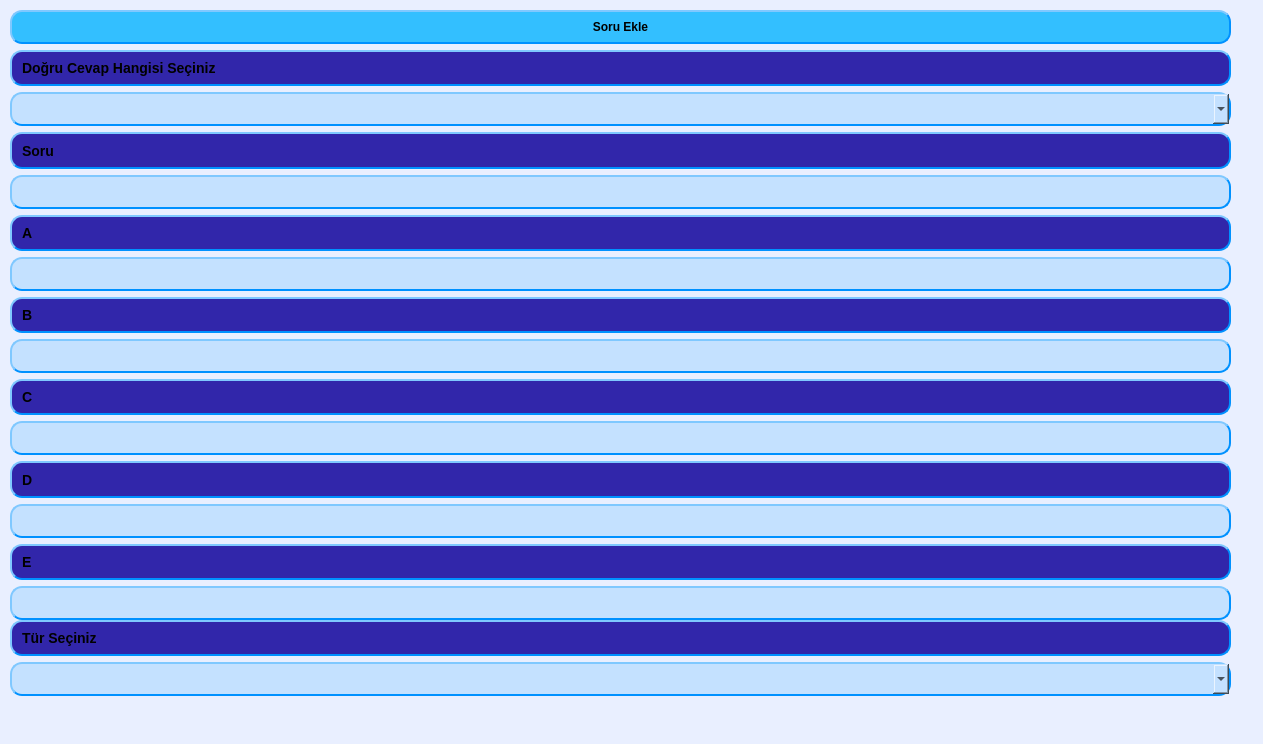
<?xml version="1.0" encoding="UTF-8"?>
<ui version="4.0">
 <class>WindowYSoruEkle</class>
 <widget class="QMainWindow" name="WindowYSoruEkle">
  <property name="geometry">
   <rect>
    <x>0</x>
    <y>0</y>
    <width>1263</width>
    <height>744</height>
   </rect>
  </property>
  <property name="minimumSize">
   <size>
    <width>1263</width>
    <height>744</height>
   </size>
  </property>
  <property name="maximumSize">
   <size>
    <width>1263</width>
    <height>744</height>
   </size>
  </property>
  <property name="windowTitle">
   <string>MainWindow</string>
  </property>
  <property name="styleSheet">
   <string notr="true">  background-color: rgb(233, 239, 255);
</string>
  </property>
  <widget class="QWidget" name="centralwidget">
   <widget class="QWidget" name="verticalLayoutWidget">
    <property name="geometry">
     <rect>
      <x>10</x>
      <y>10</y>
      <width>1221</width>
      <height>610</height>
     </rect>
    </property>
    <layout class="QVBoxLayout" name="verticalLayout">
     <item>
      <widget class="QPushButton" name="btSE_3">
       <property name="styleSheet">
        <string notr="true">    background-color: rgb(51, 191, 255);
    border-style: outset;
    border-width: 2px;
    border-radius: 12px;
    border-color: rgb(0, 145, 255);
    font: bold 12px;
    min-width: 10em;
    padding: 8px;</string>
       </property>
       <property name="text">
        <string>Soru Ekle</string>
       </property>
      </widget>
     </item>
     <item>
      <layout class="QVBoxLayout" name="verticalLayout_22">
       <item>
        <widget class="QLabel" name="labelTc_7">
         <property name="styleSheet">
          <string notr="true"> 	background-color: rgb(49, 38, 170);
    border-style: outset;
    border-width: 2px;
    border-radius: 12px;
    font: bold 14px;
    font-color:rgb(160, 246, 255);
    min-width: 7em;
    padding: 6px;
	border-color: rgb(0, 145, 255)</string>
         </property>
         <property name="text">
          <string>Doğru Cevap Hangisi Seçiniz</string>
         </property>
        </widget>
       </item>
       <item>
        <widget class="QComboBox" name="cbD">
         <property name="styleSheet">
          <string notr="true">    background-color: rgb(196, 225, 255);
    border-style: outset;
    border-width: 2px;
    border-radius: 12px;
    font: bold 14px;
    min-width: 7em;
    padding: 6px;
	border-color: rgb(0, 145, 255)</string>
         </property>
        </widget>
       </item>
      </layout>
     </item>
     <item>
      <layout class="QVBoxLayout" name="verticalLayout_21">
       <item>
        <widget class="QLabel" name="labelCep_15">
         <property name="styleSheet">
          <string notr="true"> 	background-color: rgb(49, 38, 170);
    border-style: outset;
    border-width: 2px;
    border-radius: 12px;
    font: bold 14px;
    font-color:rgb(160, 246, 255);
    min-width: 7em;
    padding: 6px;
	border-color: rgb(0, 145, 255)</string>
         </property>
         <property name="text">
          <string>Soru</string>
         </property>
        </widget>
       </item>
       <item>
        <widget class="QLineEdit" name="lineEdit">
         <property name="styleSheet">
          <string notr="true">    background-color: rgb(196, 225, 255);
    border-style: outset;
    border-width: 2px;
    border-radius: 12px;
    font: bold 14px;
    min-width: 7em;
    padding: 6px;
	border-color: rgb(0, 145, 255)</string>
         </property>
        </widget>
       </item>
      </layout>
     </item>
     <item>
      <layout class="QVBoxLayout" name="verticalLayout_16">
       <item>
        <widget class="QLabel" name="labelCep_10">
         <property name="styleSheet">
          <string notr="true"> 	background-color: rgb(49, 38, 170);
    border-style: outset;
    border-width: 2px;
    border-radius: 12px;
    font: bold 14px;
    font-color:rgb(160, 246, 255);
    min-width: 7em;
    padding: 6px;
	border-color: rgb(0, 145, 255)</string>
         </property>
         <property name="text">
          <string>A</string>
         </property>
        </widget>
       </item>
       <item>
        <widget class="QLineEdit" name="lineEdit_2">
         <property name="styleSheet">
          <string notr="true">    background-color: rgb(196, 225, 255);
    border-style: outset;
    border-width: 2px;
    border-radius: 12px;
    font: bold 14px;
    min-width: 7em;
    padding: 6px;
	border-color: rgb(0, 145, 255)</string>
         </property>
        </widget>
       </item>
      </layout>
     </item>
     <item>
      <layout class="QVBoxLayout" name="verticalLayout_20">
       <item>
        <widget class="QLabel" name="labelCep_14">
         <property name="styleSheet">
          <string notr="true"> 	background-color: rgb(49, 38, 170);
    border-style: outset;
    border-width: 2px;
    border-radius: 12px;
    font: bold 14px;
    font-color:rgb(160, 246, 255);
    min-width: 7em;
    padding: 6px;
	border-color: rgb(0, 145, 255)</string>
         </property>
         <property name="text">
          <string>B</string>
         </property>
        </widget>
       </item>
       <item>
        <widget class="QLineEdit" name="lineEdit_3">
         <property name="styleSheet">
          <string notr="true">    background-color: rgb(196, 225, 255);
    border-style: outset;
    border-width: 2px;
    border-radius: 12px;
    font: bold 14px;
    min-width: 7em;
    padding: 6px;
	border-color: rgb(0, 145, 255)</string>
         </property>
        </widget>
       </item>
      </layout>
     </item>
     <item>
      <layout class="QVBoxLayout" name="verticalLayout_19">
       <item>
        <widget class="QLabel" name="labelCep_13">
         <property name="styleSheet">
          <string notr="true"> 	background-color: rgb(49, 38, 170);
    border-style: outset;
    border-width: 2px;
    border-radius: 12px;
    font: bold 14px;
    font-color:rgb(160, 246, 255);
    min-width: 7em;
    padding: 6px;
	border-color: rgb(0, 145, 255)</string>
         </property>
         <property name="text">
          <string>C</string>
         </property>
        </widget>
       </item>
       <item>
        <widget class="QLineEdit" name="lineEdit_4">
         <property name="styleSheet">
          <string notr="true">    background-color: rgb(196, 225, 255);
    border-style: outset;
    border-width: 2px;
    border-radius: 12px;
    font: bold 14px;
    min-width: 7em;
    padding: 6px;
	border-color: rgb(0, 145, 255)</string>
         </property>
        </widget>
       </item>
      </layout>
     </item>
     <item>
      <layout class="QVBoxLayout" name="verticalLayout_17">
       <item>
        <widget class="QLabel" name="labelCep_11">
         <property name="styleSheet">
          <string notr="true"> 	background-color: rgb(49, 38, 170);
    border-style: outset;
    border-width: 2px;
    border-radius: 12px;
    font: bold 14px;
    font-color:rgb(160, 246, 255);
    min-width: 7em;
    padding: 6px;
	border-color: rgb(0, 145, 255)</string>
         </property>
         <property name="text">
          <string>D</string>
         </property>
        </widget>
       </item>
       <item>
        <widget class="QLineEdit" name="lineEdit_5">
         <property name="styleSheet">
          <string notr="true">    background-color: rgb(196, 225, 255);
    border-style: outset;
    border-width: 2px;
    border-radius: 12px;
    font: bold 14px;
    min-width: 7em;
    padding: 6px;
	border-color: rgb(0, 145, 255)</string>
         </property>
        </widget>
       </item>
      </layout>
     </item>
     <item>
      <layout class="QVBoxLayout" name="verticalLayout_14">
       <item>
        <widget class="QLabel" name="labelCep_9">
         <property name="styleSheet">
          <string notr="true"> 	background-color: rgb(49, 38, 170);
    border-style: outset;
    border-width: 2px;
    border-radius: 12px;
    font: bold 14px;
    font-color:rgb(160, 246, 255);
    min-width: 7em;
    padding: 6px;
	border-color: rgb(0, 145, 255)</string>
         </property>
         <property name="text">
          <string>E</string>
         </property>
        </widget>
       </item>
       <item>
        <widget class="QLineEdit" name="lineEdit_6">
         <property name="styleSheet">
          <string notr="true">    background-color: rgb(196, 225, 255);
    border-style: outset;
    border-width: 2px;
    border-radius: 12px;
    font: bold 14px;
    min-width: 7em;
    padding: 6px;
	border-color: rgb(0, 145, 255)</string>
         </property>
        </widget>
       </item>
      </layout>
     </item>
    </layout>
   </widget>
   <widget class="QWidget" name="layoutWidget_3">
    <property name="geometry">
     <rect>
      <x>10</x>
      <y>620</y>
      <width>1221</width>
      <height>76</height>
     </rect>
    </property>
    <layout class="QVBoxLayout" name="verticalLayout_15">
     <item>
      <widget class="QLabel" name="labelTc_6">
       <property name="styleSheet">
        <string notr="true"> 	background-color: rgb(49, 38, 170);
    border-style: outset;
    border-width: 2px;
    border-radius: 12px;
    font: bold 14px;
    font-color:rgb(160, 246, 255);
    min-width: 7em;
    padding: 6px;
	border-color: rgb(0, 145, 255)</string>
       </property>
       <property name="text">
        <string>Tür Seçiniz</string>
       </property>
      </widget>
     </item>
     <item>
      <widget class="QComboBox" name="cbT">
       <property name="styleSheet">
        <string notr="true">    background-color: rgb(196, 225, 255);
    border-style: outset;
    border-width: 2px;
    border-radius: 12px;
    font: bold 14px;
    min-width: 7em;
    padding: 6px;
	border-color: rgb(0, 145, 255)</string>
       </property>
      </widget>
     </item>
    </layout>
   </widget>
  </widget>
  <widget class="QMenuBar" name="menubar">
   <property name="geometry">
    <rect>
     <x>0</x>
     <y>0</y>
     <width>1263</width>
     <height>23</height>
    </rect>
   </property>
  </widget>
  <widget class="QStatusBar" name="statusbar"/>
 </widget>
 <resources/>
 <connections/>
</ui>
